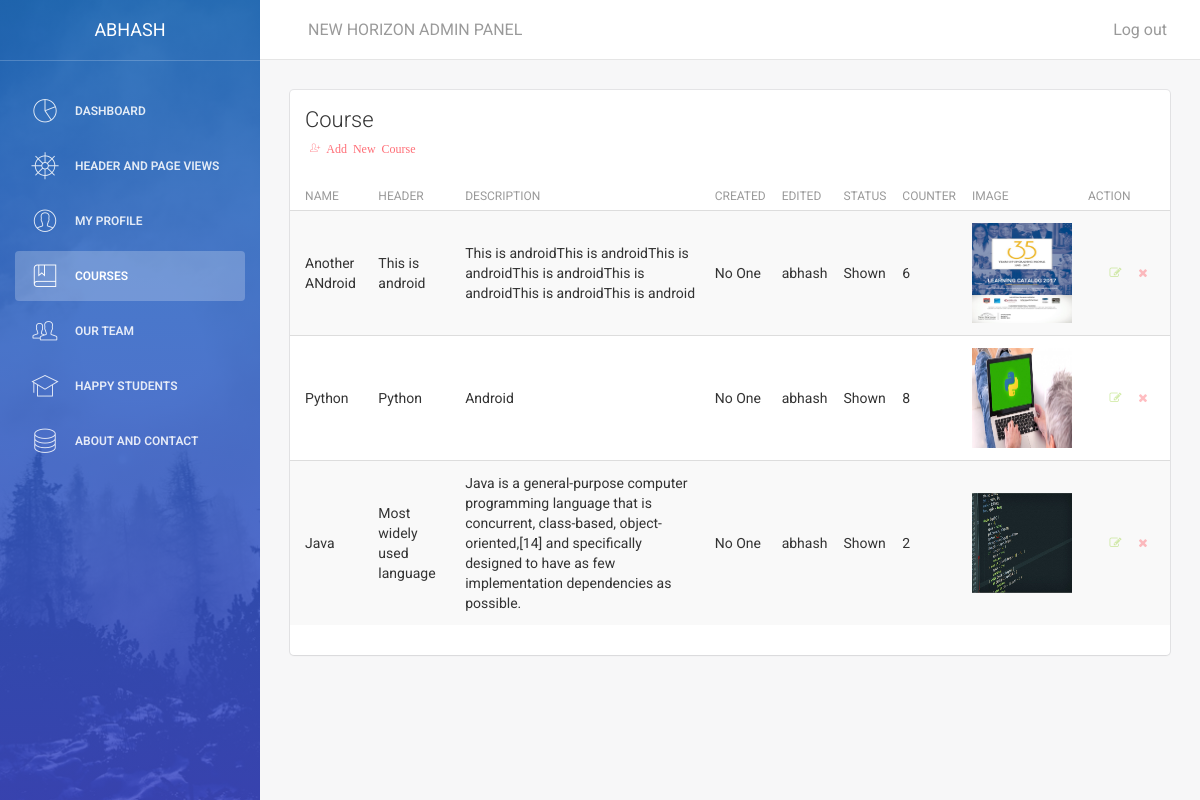
The page /admin/main.php?id=3 (signed in) on the database its author committed.
### tables this page shows
CREATE TABLE `course` (
  `cid` int(11) NOT NULL,
  `cname` varchar(250) NOT NULL,
  `cheader` varchar(250) NOT NULL,
  `clong` text NOT NULL,
  `cimagename` varchar(250) NOT NULL,
  `cimagepath` varchar(250) NOT NULL,
  `cstatus` int(10) NOT NULL,
  `counter` varchar(200) NOT NULL,
  `created` int(250) NOT NULL,
  `edited` int(250) NOT NULL
);

### admin/class/aptech.dbConnect.php (called while the page is built, shortened)
<?php
class dbConnect
{
  public function __construct()
   {
     $this->db=new mysqli(DB_SERVER,DB_USER,DB_PASSWORD,DB_DATABASE);
   }
}
?>

### admin/class/class.Course.php (the view, shortened to what this page needs)
<?php
include_once('aptech.dbConnect.php');
class course extends dbConnect
{
  public function displayCourse()
  {
    $sql="SELECT * FROM `course`";
    $result=(mysqli_query($this->db,$sql));
    while($row=mysqli_fetch_array($result))
    {
      $b=$row['edited'];
      $created="No One";
      $sql2="SELECT * FROM `adminlogin` where id='$b'";
      $result2=(mysqli_query($this->db,$sql2));
      $edited="No One";
      while($row2=mysqli_fetch_array($result2))
      {
        $edited=$row2['name'];
      }
      if($row['cstatus']==1)
      {
        $status="Shown";
      }
      else {
        $status="Not Shown";
      }
      echo'
      <tr>
      <td>'.$row['cname'].'</td>
      <td>'.$row['cheader'].'</td>
      <td>'.$row['clong'].'</td>
      <td>'.$created.'</td>
      <td>'.$edited.'</td>
      <td>'.$status.'</td>
      <td>'.$row['counter'].'</td>
      <td><img src='.$row['cimagepath'].' height=100 width=100></td>
      <td class="td-actions text-right">
      <a href="main.php?id=courses&c=cedit&cid='.$row['cid'].'"> <button type="button" rel="tooltip" title="Edit" class="btn btn-success btn-simple btn-xs">
      <i class="fa fa-edit"></i>
      </button> </a>
      <a href="main.php?id=courses&c=cdelete&cid='.$row['cid'].'"><button type="button" rel="tooltip" title="Remove" class="btn btn-danger btn-simple btn-xs">
      <i class="fa fa-times"></i>
      </button> </a>
      </td>
      </tr>';
    }
  }
}
?>

### rows shown on the page
course: cname "Another ANdroid", cheader "This is android", clong "This is androidThis is androidThis is androidThis is androidThis is androidThis is androidThis is android", created "No One", adminlogin.name "abhash", cstatus "Shown", counter "6", cimagepath (picture)
course: cname "Python", cheader "Python", clong "Android", created "No One", adminlogin.name "abhash", cstatus "Shown", counter "8", cimagepath (picture)
course: cname "Java", cheader "Most widely used language", clong "Java is a general-purpose computer programming language that is concurrent, class-based, object-oriented,[14] and specifically designed to have as few implementation dependencies as possible.", created "No One", adminlogin.name "abhash", cstatus "Shown", counter "2", cimagepath (picture)

### other values the page prints
$_SESSION['uname'] "ABHASH"
